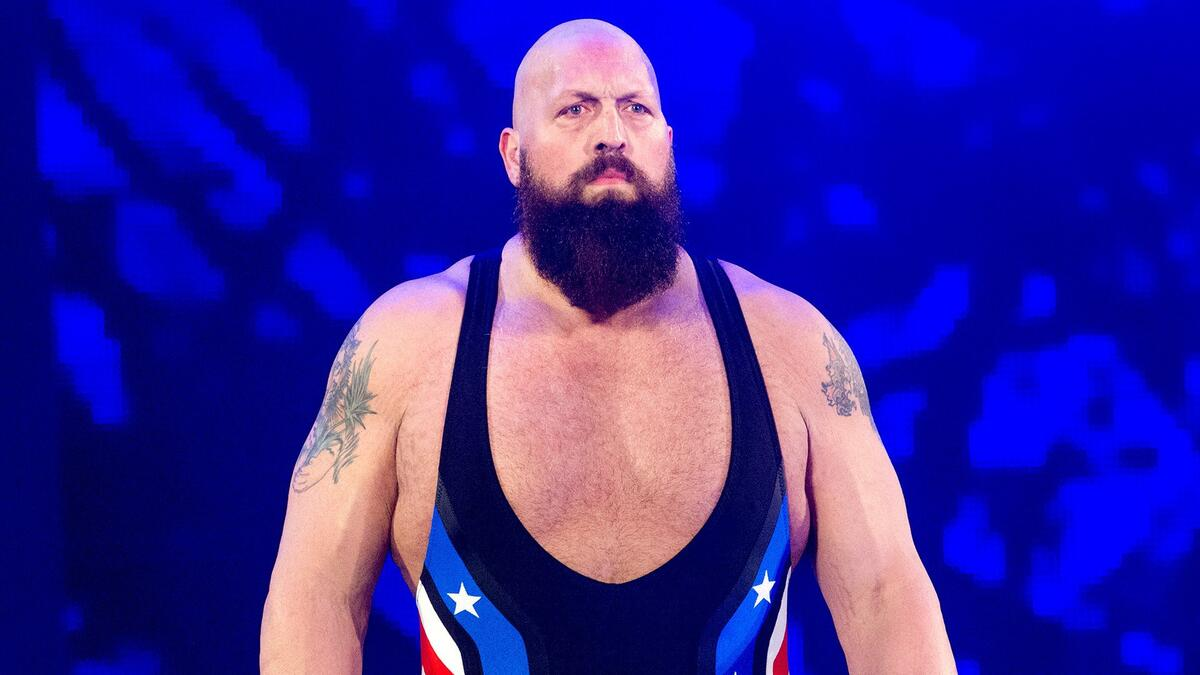
#> input picture cv_testing/imgs/bs.jpg, 1200 x 675 px
$ python test.py
#> lines starting #> are read from the running program, lines starting #| are printed output that depends on the picture
import cv2

img = cv2.imread('imgs/bs.jpg', 0)      # Reading the image in grayscale
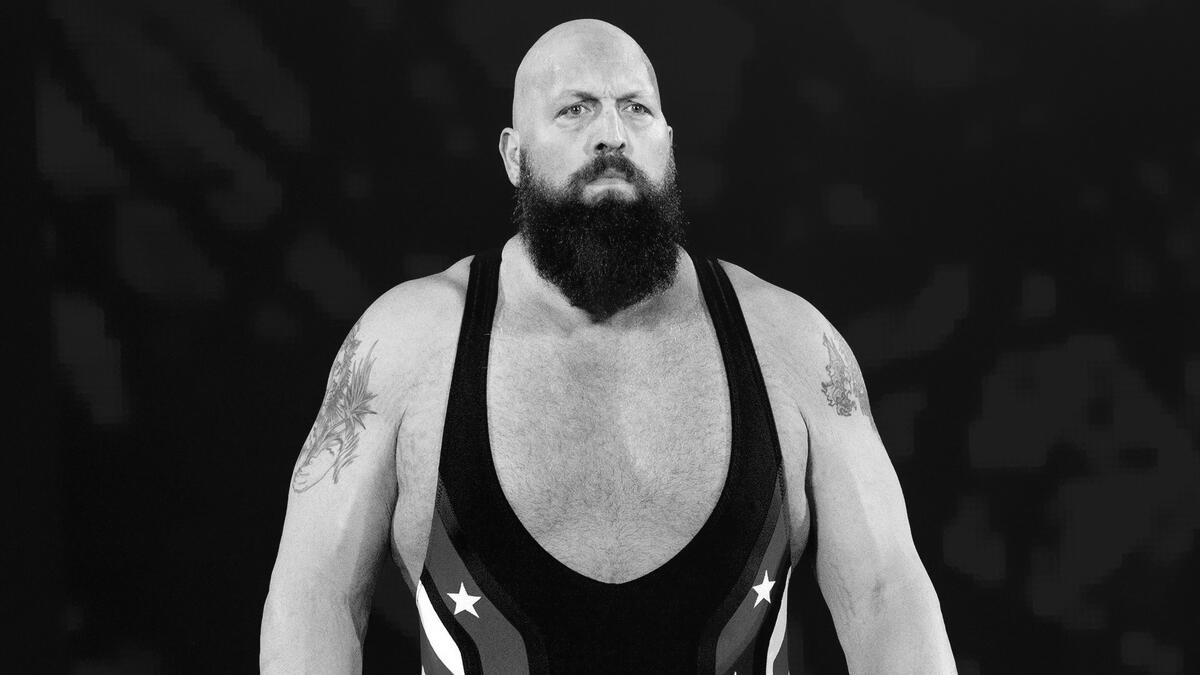
#> img: shape (675, 1200); min 0, max 255, mean 55.2

img = cv2.resize(img, (0,0), fx=0.5, fy=0.5)    # Resizing fx and fy are scaling factors
#> img: shape (338, 600)
img = cv2.rotate(img, cv2.ROTATE_90_CLOCKWISE)   # Rotating the image 90 degrees clockwise
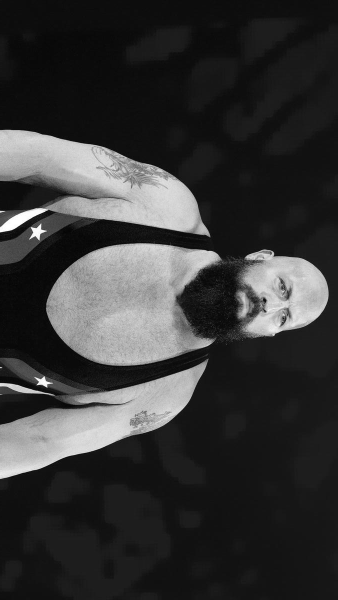
#> img: shape (600, 338); min 4, max 255, mean 55.3

cv2.imwrite('imgs/bs_resized.jpg', img)  # Saving the modified image

cv2.imshow('Image', img)
cv2.waitKey(0)
cv2.destroyAllWindows()

print(img.shape)
#| (600, 338)
